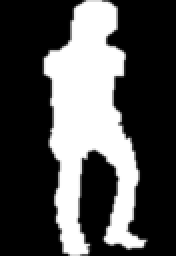
#> input picture hw4_cs682_smansur4/00000048.png, 88 x 128 px (shown 2 times larger)
$ python p3.py
#> lines starting #> are read from the running program, lines starting #| are printed output that depends on the picture; after the words box and inside, x2 and y2 are one past the last pixel; in counts of white or black regions, pixels touching at a corner belong together
import numpy as np
import cv2
import copy
from matplotlib import pyplot as plt

import matplotlib.colors as colors
import matplotlib.cm as cmx

np.seterr(divide='ignore', invalid='ignore')

# image read & pre processing (gray level & thresholding)
im = cv2.imread('00000048.png')
#> im is the input picture: shape (128, 88, 3); min 0, max 255, mean 79.4
im2 = copy.deepcopy(im)
#print("im.shape", im.shape)
#print(im.dtype)
imgray = cv2.cvtColor(im,cv2.COLOR_BGR2GRAY)
#print("imgray.shape", imgray.shape)
#print(imgray.dtype)
ret,thresh = cv2.threshold(imgray,127,255,0)
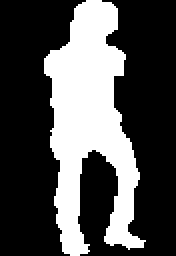
#> thresh: shape (128, 88) (shown 2 times larger); 31.2% white; 1 white region
#print(thresh.shape)
#print(thresh.dtype)

# np zeros array creation
height = imgray.shape[0]
#> height = 128
width = imgray.shape[1]
#> width = 88
dim = (height, width)
#> dim = (128, 88)
zeros_array = np.zeros(dim).astype("uint8")
#print(zeros_array.shape)

# finding contours
contours, hierarchy = cv2.findContours(thresh, cv2.RETR_LIST, cv2.CHAIN_APPROX_SIMPLE)
#> contours = 1 contour; box (x1, y1, x2, y2) and area: (22, 0, 73, 128) 3299
# drawing & displaying countours
#img = cv2.drawContours(im, contours, -1, (0,255,0), 1)
#cv2.imshow("Contour", img)
cnt = contours[0]
#> cnt = contour of 167 points, box (x1, y1, x2, y2) (22, 0, 73, 128), area 3299
#print(cnt.shape)

# finding x y coordinates of contour
x = cnt[:,:,0]
#> x = 167 values, max 72 at index 115, min 22 at index 14, mean 46.52
x_flat = x.ravel()
#> x_flat has the same summary as x
y = cnt[:,:,1]
#> y = 167 values, max 127 at index 57, min 0 at index 0, mean 77.07
y_flat = y.ravel()
#> y_flat has the same summary as y
# [5 lines of commented-out code are left out]

'''
for i in range(1,len(x_flat)-1,1):
    print(x_flat[i-1:i+2])
'''
# windowing
#x_flat = np.array([1, 2, 3, 4, 5, 6, 7, 8, 9, 10])
#y_flat = np.array([1, 2, 7, 4, 5, 6, 7, 8, 9, 10])
k_i_list = np.zeros(len(x_flat))
#> k_i_list = 167 values from 0 to 0
coordinates_list = []
k = 3
for i in range(k,len(x_flat)-k,1):
    #print(x_flat[i], y_flat[i])
    x_coordinate = x_flat[i]
    y_coordinate = y_flat[i]
    coordinates_list.append([y_coordinate, x_coordinate])

    t_window = [index for index in range(i-k, i+k+1)]
    x_window = x_flat[i-k:i+k+1]
    y_window = y_flat[i-k:i+k+1]

    cooeffs_xt = np.polyfit(x_window, t_window, 2)
    cooeffs_yt = np.polyfit(y_window, t_window, 2)
    a2 = cooeffs_xt[0]
    a1 = cooeffs_xt[1]
    a0 = cooeffs_xt[2]
    b2 = cooeffs_yt[0]
    b1 = cooeffs_yt[1]
    b0 = cooeffs_yt[2]
    #print(a1,a1,a0,b2,b1,b0)
    k_i = abs(2*(a1*b2-b1*a2) / pow((pow(a1,2)+pow(b1,2)),1.5))
    #print(k_i)
    k_i_list[i] = k_i
#> this loop made 161 passes
#> (x_coordinate, y_coordinate, t_window, x_window, y_window, a2, a1, a0) on passes 1 to 3: (40, 2, [0, 1, 2, 3, 4, 5, 6], [43, 42, 41, 40, 39, 37, 37], [0, 1, 1, 2, 2, 4, 9], -0.0307, 1.53, -9.01), (39, 2, [1, 2, 3, 4, 5, 6, 7], [42, 41, 40, 39, 37, 37, 35], [1, 1, 2, 2, 4, 9, 11], -0.0288, 1.37, -5.61), (37, 4, [2, 3, 4, 5, 6, 7, 8], [41, 40, 39, 37, 37, 35, 35], [1, 2, 2, 4, 9, 11, 20], 0.00821, -1.52, 50.57)
#print(k_i_list)

mn = min(k_i_list)
mx = max(k_i_list)
a = 0
b = 99
for index in range(len(k_i_list)):
     val = k_i_list[index]
     z = ((b-a)*(val-mn)/(mx-mn))+a
     #print(int(z))
     k_i_list[index] = z

#print(k_i_list)

# plotting
plt.plot(x_flat, y_flat)

# YlOrRd
color_map = plt.get_cmap('YlOrRd')
cNorm = colors.Normalize(vmin=0, vmax=99)
scalarMap = cmx.ScalarMappable(norm=cNorm, cmap=color_map)

for i in range(len(x_flat)):
    colorVal = scalarMap.to_rgba(k_i_list[i])
    plt.plot(x_flat[i], y_flat[i], '.', color=colorVal, markersize=20)
plt.gca().invert_yaxis()
plt.title("curvature estimation (k = " + str(k) + ")")
plt.show()
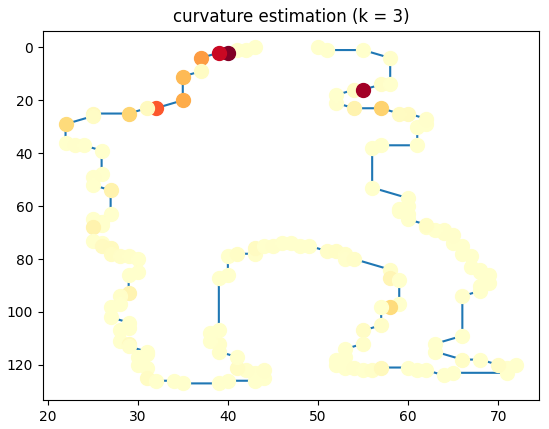
#> figure drawn by matplotlib, 1 panel


'''
plt.plot(x_flat,y_flat)
k_i = np.zeros(len(x_flat))
k_i[1] = 99
k_i[2] = 90
k_i[3] = 70

print(k_i)

color_map = plt.get_cmap('YlOrRd')
cNorm = colors.Normalize(vmin=0, vmax=99)
scalarMap = cmx.ScalarMappable(norm=cNorm, cmap=color_map)

for i in range(len(x_flat)):
    colorVal = scalarMap.to_rgba(k_i[i])
    plt.plot(x_flat[i], y_flat[i], '.', color=colorVal)

plt.show()
'''

# [23 lines of commented-out code are left out]


'''
test = [1,2,3,4,5,6,7,8,9]
for i in range(len(test)):
    print("i", test[i])
    print("i-1", test[i-1])
    if(i == len(test)-1):
        print("i+1", test[0])
    else:
        print("i+1", test[i+1])
    print("---------------")

plt.imshow(imgray)
plt.colorbar()
plt.show()
'''

'''
a = [1,2,3,4,5,6,7,8,9]
for i in range(1,len(a)-1,1):
    print(a[i])
'''
'''
hell = [item for item in range(0,4)]
print(hell)
'''

'''
       (b-a)(x - min)
f(x) = --------------  + a
          max - min
'''

$ run again, with hw4_cs682_smansur4/Convex_Hull_00000051.png copied over hw4_cs682_smansur4/00000048.png
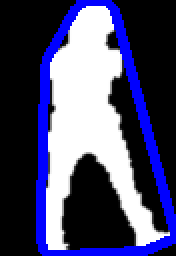
#> input picture hw4_cs682_smansur4/Convex_Hull_00000051.png, 88 x 128 px (shown 2 times larger)
#> im is the input picture: shape (128, 88, 3); mean B, G, R 108.8, 73.1, 73.1
#> `ret,thresh = cv2.threshold(imgray,127,255,0)`:
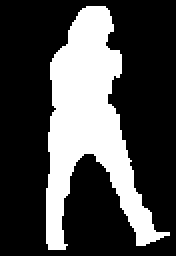
#> thresh: shape (128, 88) (shown 2 times larger); 28.8% white; 1 white region
#> contours = 1 contour; box (x1, y1, x2, y2) and area: (23, 3, 85, 125) 3047
#> cnt = contour of 156 points, box (x1, y1, x2, y2) (23, 3, 85, 125), area 3047
#> x = 156 values, max 84 at index 93, min 23 at index 34, mean 50.87
#> x_flat has the same summary as x
#> y = 156 values, max 124 at index 37, min 3 at index 0, mean 70.81
#> y_flat has the same summary as y
#> k_i_list = 156 values from 0 to 0
#> the loop `for i in range(k,len(x_flat)-k,1):` made 150 passes
#> (x_coordinate, y_coordinate, t_window, x_window, y_window, a2, a1, a0) on passes 1 to 3: (39, 6, [0, 1, 2, 3, 4, 5, 6], [43, 42, 41, 39, 39, 38, 38], [3, 4, 4, 6, 7, 8, 9], 0.104, -9.4, 213.1), (39, 7, [1, 2, 3, 4, 5, 6, 7], [42, 41, 39, 39, 38, 38, 36], [4, 4, 6, 7, 8, 9, 11], 0.013, -2.06, 64.47), (38, 8, [2, 3, 4, 5, 6, 7, 8], [41, 39, 39, 38, 38, 36, 36], [4, 6, 7, 8, 9, 11, 12], 0.0346, -3.81, 100.1)
#> `plt.show()`:
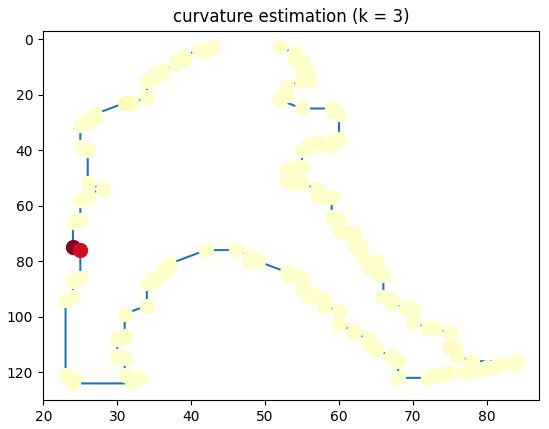
#> figure drawn by matplotlib, 1 panel

$ run again, with hw4_cs682_smansur4/Convexity_Defects_00000051.png copied over hw4_cs682_smansur4/00000048.png
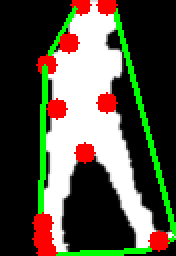
#> input picture hw4_cs682_smansur4/Convexity_Defects_00000051.png, 88 x 128 px (shown 2 times larger)
#> im is the input picture: shape (128, 88, 3); mean B, G, R 66.3, 83.3, 84.2
#> `ret,thresh = cv2.threshold(imgray,127,255,0)`:
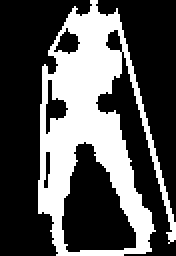
#> thresh: shape (128, 88) (shown 2 times larger); 32.8% white; 1 white region
#> contours = 6 contours; box (x1, y1, x2, y2) and area: (19, 0, 88, 128) 5011, (30, 70, 69, 127) 1366, (22, 39, 35, 68) 157, (26, 13, 41, 28) 110, (52, 14, 62, 27) 72, (21, 75, 26, 95) 52
#> cnt = contour of 12 points, box (x1, y1, x2, y2) (21, 75, 26, 95), area 52
#> x = [22, 23, 24, 25, 25, 24, 24, 23, 22, 21, 21, 22]
#> y = [76, 75, 75, 76, 86, 87, 93, 94, 94, 93, 90, 89]
#> `k_i_list = np.zeros(len(x_flat))`: k_i_list = [0, 0, 0, 0, 0, 0, 0, 0, 0, 0, 0, 0]
#> the loop `for i in range(k,len(x_flat)-k,1):` made 6 passes
#> (x_coordinate, y_coordinate, t_window, x_window, y_window, a2, a1, a0) on passes 1 to 3: (25, 76, [0, 1, 2, 3, 4, 5, 6], [22, 23, 24, 25, 25, 24, 24], [76, 75, 75, 76, 86, 87, 93], -0.759, 37.09, -449), (25, 86, [1, 2, 3, 4, 5, 6, 7], [23, 24, 25, 25, 24, 24, 23], [75, 75, 76, 86, 87, 93, 94], -0.583, 27.75, -325.7), (24, 87, [2, 3, 4, 5, 6, 7, 8], [24, 25, 25, 24, 24, 23, 22], [75, 76, 86, 87, 93, 94, 94], 0.204, -11.2, 156.1)
#> after the loop `for i in range(k,len(x_flat)-k,1):`: coordinates_list = [[76, 25], [86, 25], [87, 24], [93, 24], [94, 23], [94, 22]]; k_i_list = [0, 0, 0, 1.19e-05, 4.14e-06, 0.000247, 0.00147, 3.51e-05, 0.000163, 0, 0, 0]
#> mn = 0
#> mx = 0.00147
#> the loop `for index in range(len(k_i_list)):` made 12 passes
#> (val, z) on passes 1 to 8: (0, 0), (0, 0), (0, 0), (1.19e-05, 0.8), (4.14e-06, 0.279), (0.000247, 16.62), (0.00147, 99), (3.51e-05, 2.36)
#> after the loop `for index in range(len(k_i_list)):`: k_i_list = [0, 0, 0, 0.8, 0.279, 16.62, 99, 2.36, 10.97, 0, 0, 0]
#> the loop `for i in range(len(x_flat)):` made 12 passes
#> colorVal on passes 1 to 8: (1, 1, 0.8, 1), (1, 1, 0.8, 1), (1, 1, 0.8, 1), (1, 0.996, 0.789, 1), (1, 1, 0.8, 1), (0.999, 0.904, 0.575, 1), (0.502, 0, 0.149, 1), (1, 0.987, 0.768, 1)
#> `plt.show()`:
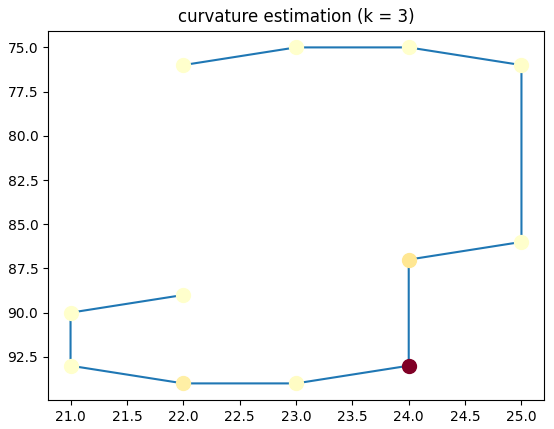
#> figure drawn by matplotlib, 1 panel
